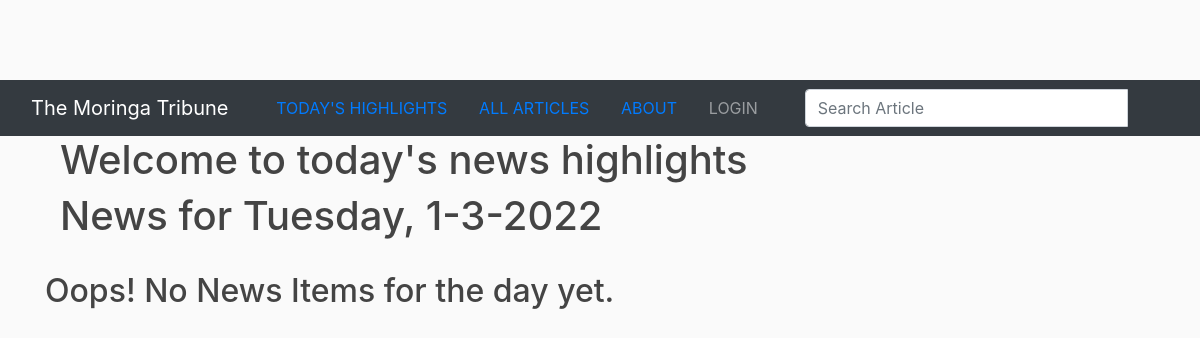
/today/, run on an earlier commit of the app's database.
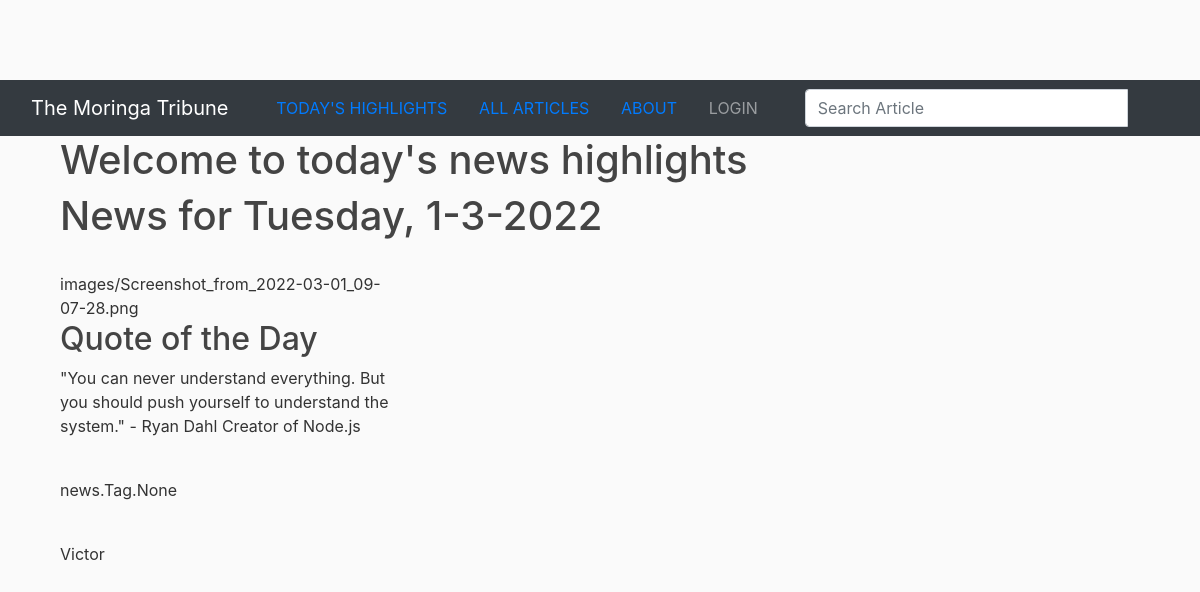
And on a later commit of the database.
### news/models.py (models this page shows, shortened)
class Article(models.Model) :
  title = models.CharField(max_length=60)
  post = models.TextField()
  editor = models.ForeignKey(Editor, on_delete=models.CASCADE)
  tags = models.ManyToManyField(Tag)
  pub_date = models.DateTimeField(default=timezone.now)
  article_image = models.ImageField(upload_to='images/', blank=True)
  class Meta :
    ordering = ['-title']
  @classmethod
  def todays_news(cls) :
    today = dt.date.today()
    news = cls.objects.filter(pub_date__date = today)
    return news

class Editor(models.Model) :
  first_name = models.CharField(max_length=30)
  last_name = models.CharField(max_length=30)
  email = models.EmailField()
  phone_number = models.CharField(max_length=10, blank=True)
  def __str__(self) :
      return self.first_name
  class Meta :
    ordering = ['-first_name']

### news/views.py (the view)
# urls.py: path('today/', views.news_of_day, name='News~Today'),
def news_of_day(request) :
  date = dt.date.today()
  day = convert_dates(date)
  html = f'''

            News for {day}, {date.day}-{date.month}-{date.year}

          '''
  news = Article.todays_news()
  return render(request, 'news/today.html', {'html': html, 'news':news})

### news/views.py (called while the page is built)
def convert_dates(dates) :
  day_number = dt.date.weekday(dates)
  days = ['Monday', 'Tuesday', 'Wednesday', 'Thursday', 'Friday', 'Saturday', 'Sunday']
  day = days[day_number]
  return day

### news/templates/news/today.html (shortened to what this page needs)
{% extends 'news/base.html' %}
{% block content %}
<div class="container">
  <h1>
    Welcome to today's news highlights
  </h1>
  <h1>
    {{ html }}
  </h1>
  <br>
  {% for new in news %}
  <div class="row">
    <div class="col-xs-6 col-sm-6 col-md-6 col-lg-6">
      <span>
        {{ new.article_image }}
      </span>
      <br>
      <h2 class=""> {{ new.title }} </h2>
      <p> {{ new.post }} </p>
      <br>
      <p> {{ new.tags }} </p>
      <br>
      <p> {{ new.editor }} </p>
    </div>
  </div>
  {% empty %}
  <div class="row">
    <h2 class="text-center">Oops! No News Items for the day yet.</h2>
  </div>
  {% endfor %}
</div>
{% endblock content %}

### news/templates/news/base.html (shortened to what this page needs)
{% load static %}
<!DOCTYPE html>
<html>
  <head>
    <link rel="stylesheet" href="https://stackpath.bootstrapcdn.com/bootstrap/4.3.1/css/bootstrap.min.css">
    <link rel="stylesheet" href="{% static 'news/main.css' %}">
  </head>
  <body>
    <nav class="navbar navbar-inverse navbar-dark bg-dark">
      <div class="container-fluid">
        <div class="navbar-header">
          <a class="navbar-brand" href="{% url 'News~Welcome' %}">The Moringa Tribune</a>
        </div>
        <div class="navbar-link">
          <a class="navbar-link" href="{% url 'News~Today' %}">TODAY'S HIGHLIGHTS</a>
        </div>
        <div class="navbar-link">
          <a class="navbar-link" href="{% url 'Article' %}">ALL ARTICLES</a>
        </div>
        <div class="navbar-link">
          <a class="navbar-link" href="{% url 'News~About' %}">ABOUT</a>
        </div>
        <div>
          {% if user.is_authenticated %}
          <div class="navbar-nav">
            <a class="nav-item nav-link" href="{% url 'profile' %}">PROFILE</a>
          </div>
          <div class="navbar-nav">
            <a class="nav-item nav-link" href="{% url 'logout' %}">LOGOUT</a>
          </div>
          {% else %}
          <div class="navbar-nav">
            <a class="nav-item nav-link" href="{% url 'login' %}">LOGIN</a>
          </div>
          {% endif %}
        </div>
        <div class="col-sm-4 col-md-4 navbar-right">
          <form class="navbar-form" role="search" action="{% url 'Search~Results' %}">
            <div class="input-group">
              <input type="text" class="form-control" placeholder="Search Article" name="article">
              <div class="input-group-btn">
                <button class="btn btn-default" type="submit"></button>
              </div>
            </div>
          </form>
        </div>
      </div>
    </nav>
    <div class="container">
      <div class="row">
        <div class="col-md-8">
        {% block content %}
        {% endblock %}
        </div>
      </div>
    </div>
  </body>
</html>

### news/static/news/main.css (style rules this page uses)
body { background: #fafafa; color: #333333; margin-top: 5rem; }
h1, h2, h3, h4, h5, h6 { color: #444444; }

What changed in the data, as far as the page shows it:
added Article: article_image "images/Screenshot_from_2022-03-01_09-07-28.png", title "Quote of the Day", post "\"You can never understand everything. But you should push yourself to understand the system.\" - Ryan Dahl Creator of Node.js", tags "news.Tag.None", editor "Victor"
Also different on the page:
text no longer shown: "Oops! No News Items for the day yet."
